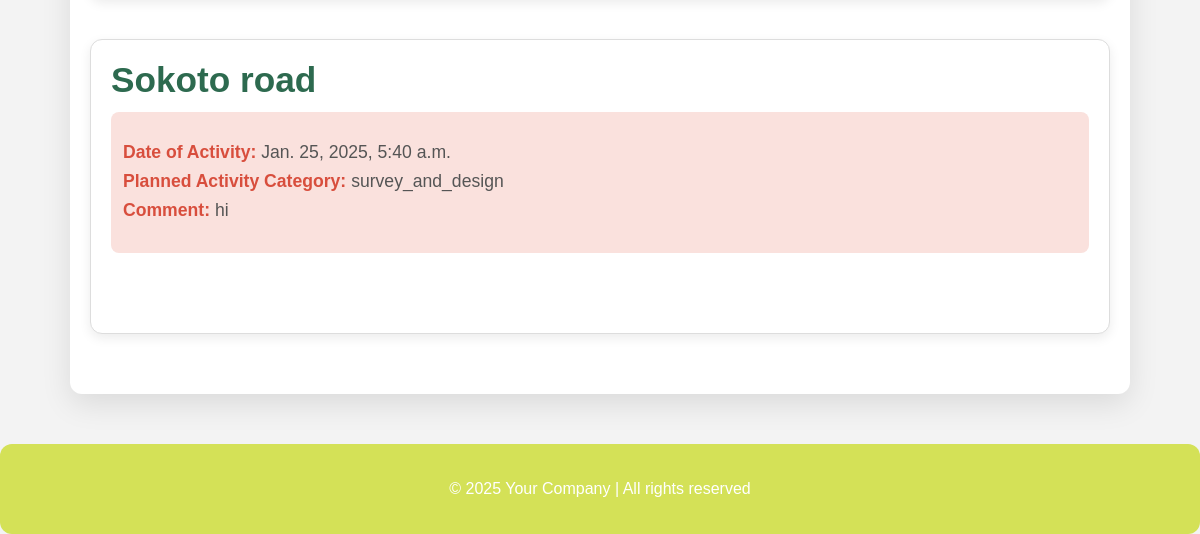
The app's page /report/ (lower part), older data.
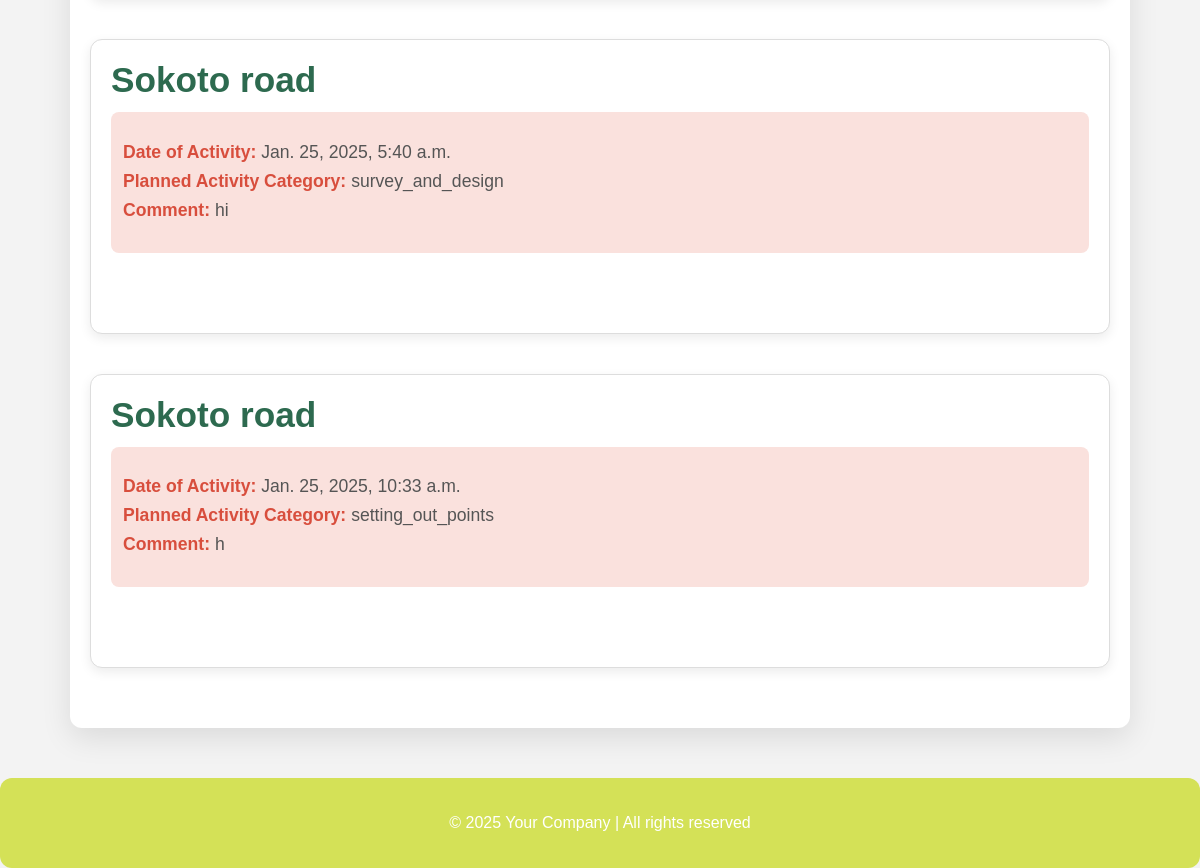
The same page, newer data.
### activities_report/models.py (models this page shows, shortened)
class Activities(models.Model):
    date_of_activity = models.DateTimeField(default=datetime.now())
    project_name = models.CharField(choices=choices.project_choice, max_length=100)
    fullname = models.CharField(choices=choices.names, max_length=100, null=True)
    role = models.CharField(choices=choices.roles, max_length=100, null=True)
    project_section = models.CharField(choices=choices.project_sections, max_length=100, null=True)
    planned_activity_category = models.CharField(choices=choices.activities_category, max_length=100, default=choices.activities_category[0])
    activity_type = models.CharField(choices=choices.activitiess, max_length=100, null=True)
    comment = models.TextField(null=True)
    chainage = models.CharField(choices=choices.chanage, max_length=100, null=True)
    chainage2 = models.CharField(choices=choices.chanage2, max_length=100, null=True)
    site_engineer = models.JSONField(default=list, null=True)
    supervisors = models.JSONField(default=list, null=True)
    party = models.CharField(choices=choices.party, max_length=100, null=True)
    supervision = models.CharField(choices=choices.party, max_length=100, null=True)
    machines = models.CharField(choices=choices.machines, max_length=100, null=True)
    machines_source = models.CharField(choices=choices.sources, max_length=100, null=True)
    team_car = models.CharField(choices=choices.team_cars, max_length=50, null=True)
    subcontractor_name = models.CharField(choices=choices.subcontractor_names, max_length=50, null=True)

### activities_report/views.py (the view)
# urls.py: path('report/', view_report, name='report'),
def view_report(request):
    activities = Activities.objects.all()
    return render(request, 'survey/view_reports.html', context={'activities': activities})

### activities_report/templates/survey/view_reports.html (shortened to what this page needs)
<!DOCTYPE html>
<html lang="en">
<head>
</head>
<body>
    <div class="container">
        {% for report in activities %}
        <div class="report">
            <div class="report-title">{{ report.project_name }}</div>
            <div class="report-header">
                <ul class="report-details">
                    <li><strong>Date of Activity:</strong> {{ report.date_of_activity }}</li>
                    <li><strong>Planned Activity Category:</strong> {{ report.planned_activity_category }}</li>
                    <li><strong>Comment:</strong> {{ report.comment }}</li>
                </ul>
            </div>
            <div class="gallery">
            </div>
        </div>
        {% endfor %}
    </div>
    <footer>
        <p>&copy; 2025 Your Company | All rights reserved</p>
    </footer>
</body>
</html>

Row changes from the older to the newer data that the page shows:
added Activities: project_name "Sokoto road", date_of_activity "Jan. 25, 2025, 10:33 a.m.", planned_activity_category "setting_out_points", comment "h"
